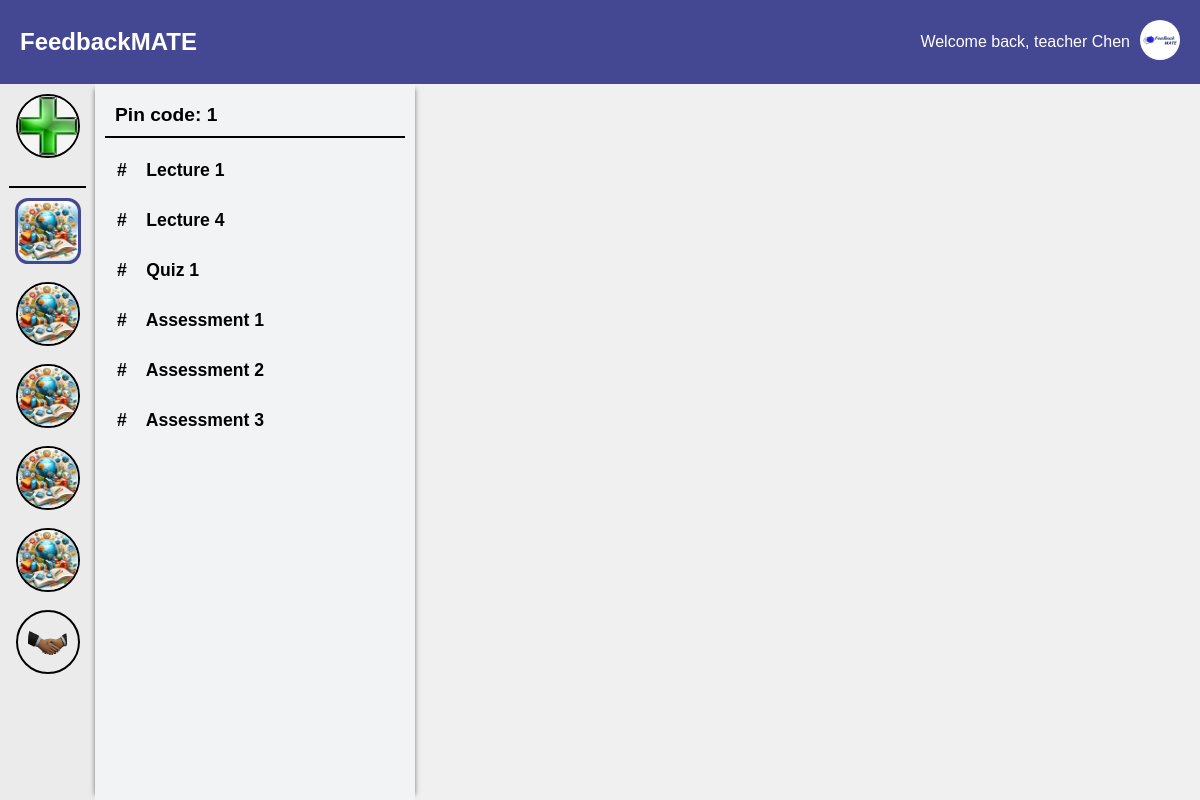
The page /teacher/channel/1/ (signed in) on the database its author committed.
### main/models.py (models this page shows, shortened)
class UserInfo(models.Model):
    user = models.OneToOneField(User, on_delete=models.CASCADE)
    profile_name = models.CharField(max_length=30)
    user_image = models.ImageField(upload_to=user_image_path, default='img/user.png')

class Channel(models.Model):
    name = models.CharField(max_length=70)
    user = models.ForeignKey(User, on_delete=models.CASCADE)
    description = models.TextField(max_length=500, blank=True)
    image = models.ImageField(upload_to=channel_image_path, default='img/channel_icon.jpg')

class Section(models.Model):
    channel = models.ForeignKey(Channel, on_delete=models.CASCADE)
    title = models.CharField(max_length=50)
    description = models.TextField(max_length=500, blank=True)

### main/views.py (the view)
# urls.py: path('teacher/channel/<int:channel_id>/', views.channel, name='channel-detail'),
def channel(request, channel_id):
    user_channels = Channel.objects.filter(user=request.user)
    current_channel = Channel.objects.get(id=channel_id)
    sections = Section.objects.filter(channel=current_channel)
    user_info = UserInfo.objects.get(user=request.user)
    return render(request, 'channel_detail.html', {
        'username': user_info.profile_name,
        'current_channel': current_channel,
        'sections': sections,
        'channels': user_channels,
        'user_image': user_info.user_image.url,
    })

### main/templates/channel_detail.html (shortened to what this page needs)
{% extends 'teacher.html' %}
{% load static %}
{% block channel %}
    {% for channel in channels %}
    <div class="channel-icon-container {% if channel.id == current_channel.id %}selected-channel{% endif %}" data-channel-id="{{ channel.id }}">
        <img src="{{ channel.image.url }}" alt="" class="channel-icon {% if channel.id == current_channel.id %}selected-channel-icon{% endif %}" onclick="location.href='{% url 'channel-detail' channel.id %}'">
    </div>
    {% endfor %}
{% endblock %}
{% block content %}
<div class="section-nav">
    <div class="pin-code-display">
        Pin code: {{ current_channel.id }}
    </div>
    {% for section in sections %}
      <div class="section-tooltip">
        <a href="{% url 'section' channel_id=section.channel.id section_id=section.id %}" class="section-item">
          #&nbsp;&nbsp;&nbsp; {{ section.title }}
        </a>
      </div>
    {% endfor %}
</div>
{% endblock %}

### main/templates/teacher.html (shortened to what this page needs)
<!DOCTYPE html>
<html lang="en">
{% load static %}
<head>
    <link rel="stylesheet" href="https://cdnjs.cloudflare.com/ajax/libs/font-awesome/5.15.1/css/all.min.css">
</head>
<body>
    <div class="app-container">
        <div class="header">
            <div class="logo">FeedbackMATE</div>
            <div class="user-info">
                <span class="welcome-text">Welcome back, {{ username }}</span>
                <div class="user-dropdown">
                    <img src="{{ user_image }}" alt="User Image" width="40" height="40" style="border-radius: 50%;">
                </div>
            </div>
        </div>
        <div class="main-container">
            <div class="sidebar">
                <div class="channel-icon-container add-channel create-channel-btn">
                    <img src="{% static 'img/add_channel_icon.jpg' %}" alt="Add Channel" class="channel-icon" onclick="location.href='{% url 'create-channel' %}'">
                </div>
                <div class="channel-divider"></div>
                {% block channel %}{% endblock %}
            </div>
            {% block content %}
            {% endblock %}
        </div>
    </div>
</body>
</html>

### main/templates/teacher.html (style rules this page uses)
body { font-family: Arial, sans-serif; margin: 0; padding: 0; background-color: #f0f0f0; }
.app-container { display: flex; flex-direction: column; max-height: 100vh; }
.header { display: flex; justify-content: space-between; align-items: center; padding: 20px; background-color: #444791; color: white; }
.logo { font-size: 24px; font-weight: bold; }
.user-info { display: flex; align-items: center; }
.welcome-text { margin-right: 10px; }
.user-dropdown { position: relative; }
.main-container { display: flex; flex-grow: 1; overflow: hidden; }
.sidebar { width: 75px; background-color: #EBEBEB; min-height: 100vh; max-height: 100vh; padding: 10px; display: flex; flex-direction: column; align-items: center; flex-shrink: 0; -ms-overflow-style: none; scrollbar-width: none; overflow-y: auto; overflow-x: hidden; }
.channel-divider { height: 0; background-color: black; border: 1px solid black; width: 100%; margin-top: 10px; margin-bottom: 10px; top: 0; z-index: 10; }
.add-channel { margin-bottom: 10px; border-bottom: 2px solid black; }
.channel-icon-container { position: relative; margin-bottom: 18px; border: 2px solid black; border-radius: 50%; width: 60px; height: 60px; display: flex; justify-content: center; align-items: center; transition: border-radius 0.1s; }
.channel-icon { max-width: 100%; max-height: 100%; border-radius: 50%; }

### main/templates/channel_detail.html (style rules this page uses)
.section-nav { background-color: #F2F3F5; padding: 10px; box-shadow: 5px 0 5px -5px rgba(0,0,0,0.5), -5px 0 5px -5px rgba(0,0,0,0.5); width: 300px; min-width: 300px; }
.pin-code-display { padding: 10px; margin-bottom: 10px; border-bottom: 2px solid black; background-color: #F2F3F5; text-align: left; font-weight: bold; font-size: 1.2em; }
.section-item { display: block; padding: 10px; margin: 5px 0; text-decoration: none; font-weight: bold; font-size: 1.1em; color: #000000; border-radius: 4px; transition: background-color 0.3s, box-shadow 0.3s; border: 2px solid transparent; width: 300px; min-width: 300px; box-sizing: border-box; overflow: hidden; white-space: nowrap; text-overflow: ellipsis; }
.selected-channel { position: relative; border: 3px solid #444791; border-radius: 20%; background-color: #BCBCBF; }
.selected-channel-icon { max-width: 100%; max-height: 100%; border-radius: 20%; }

### rows shown on the page
UserInfo: profile_name "teacher Chen"
Channel: image (picture), id "1"
Channel: image (picture)
Channel: image (picture)
Channel: image (picture)
Channel: image (picture)
Channel: image (picture)
Section: title "Lecture 1"
Section: title "Lecture 4"
Section: title "Quiz 1"
Section: title "Assessment 1"
Section: title "Assessment 2"
Section: title "Assessment 3"
